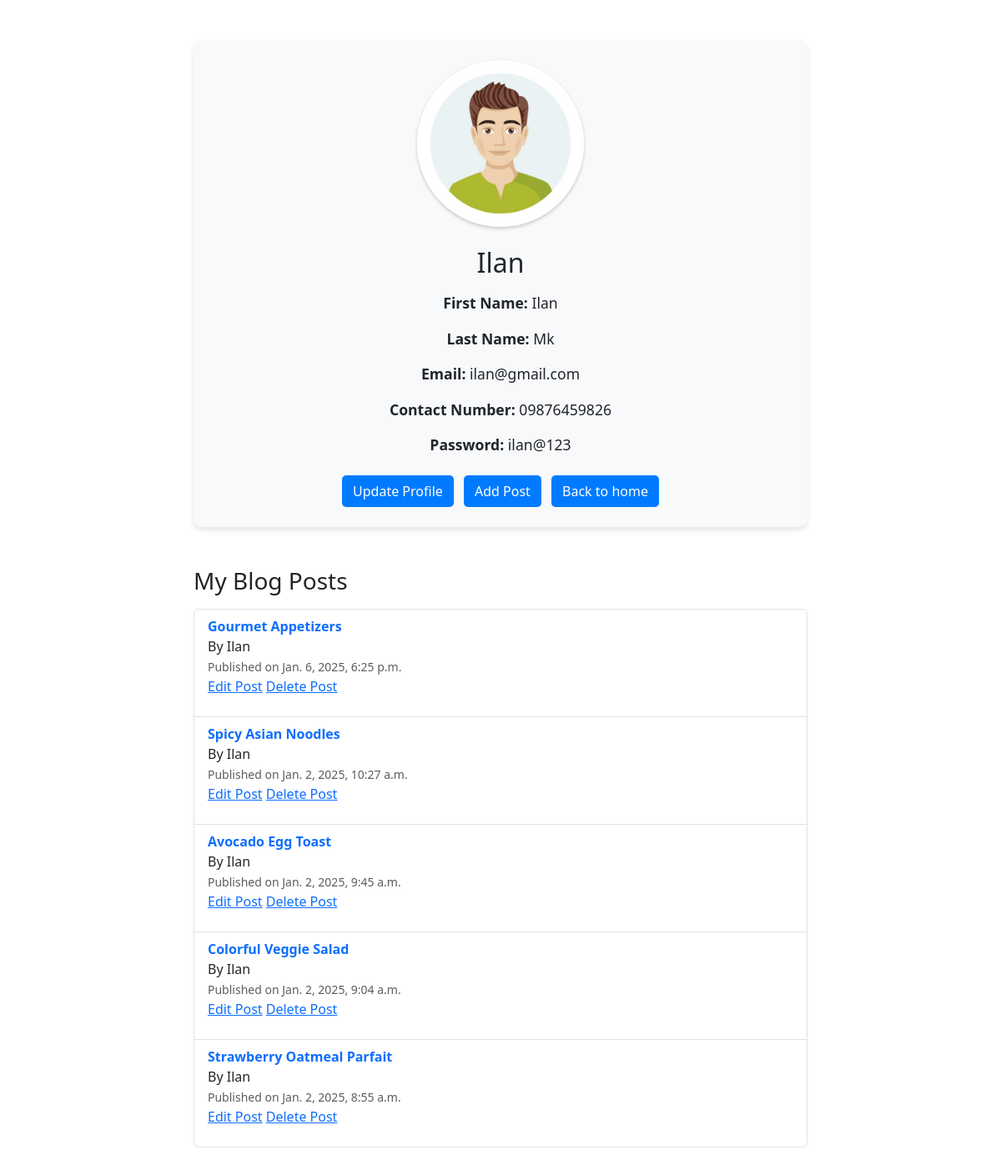
The app's page /profileview/3/ (signed in) with its own data.
### blogapp/models.py (models this page shows, shortened)
class ProfileUser(models.Model):
    username = models.OneToOneField(User,on_delete=models.CASCADE,null=True)
    first_name = models.CharField(max_length=200,null=True)
    last_name = models.CharField(max_length=200,null=True)
    email = models.EmailField(null=True)
    profile_pic = models.ImageField(upload_to="media",null=True)
    contact_number = models.CharField(max_length=15,null=True)
    password1 = models.CharField(max_length=15)
    password2 = models.CharField(max_length=15)

class Post(models.Model):
    title = models.CharField(max_length=200)
    author = models.ForeignKey(User,on_delete=models.CASCADE)
    image = models.ImageField(upload_to="media",null=True)
    content = models.TextField()
    date_posted = models.DateTimeField(default=timezone.now)

### blogapp/views.py (the view)
# urls.py: path('profileview/<int:pk>/',views.ProfileView,name="profileview"),
@login_required
def ProfileView(request,pk):
    profile=ProfileUser.objects.get(pk=pk)
    if profile.username != request.user:
        return redirect('')
    posts=Post.objects.filter(author=profile.username).order_by('-date_posted')
    return render(request,"blog/profileview.html",{"profile":profile,"posts":posts})

### templates/blog/profileview.html (shortened to what this page needs)
<!DOCTYPE html>
{% load static %}
<html lang="en">
<head>
    <link href="https://cdn.jsdelivr.net/npm/bootstrap@5.3.0-alpha1/dist/css/bootstrap.min.css" rel="stylesheet">
</head>
<body>
    <div class="container py-5">
        <div class="row justify-content-center">
            <div class="col-md-8">
                <div class="profile-card border-warning p-4">
                    <div class="text-center mb-4">
                        <img
                            src="{{ profile.profile_pic.url }}"
                            alt="Profile Picture"
                            class="profile-image">
                    </div>
                    <div class="info-section">
                        <h2 class="mb-3">{{ profile.username }}</h2>
                        <p class="detail-item"><strong>First Name:</strong> {{ profile.first_name }}</p>
                        <p class="detail-item"><strong>Last Name:</strong> {{ profile.last_name }}</p>
                        <p class="detail-item"><strong>Email: </strong> {{ profile.email }}</p>
                        <p class="detail-item"><strong>Contact Number:</strong> {{ profile.contact_number }}</p>
                        <p class="detail-item"><strong>Password:</strong> {{ profile.password1 }}</p>
                        <div class="mt-4">
                            <a href="{% url 'update_profile' request.user.profileuser.pk %}" class="btn btn-custom">Update Profile</a>
                            <a href="{% url 'create_post' %}" class="btn btn-custom ms-2">Add Post</a>
                            <a href="{% url 'bloglist' %}" class="btn btn-custom ms-2">Back to home</a>
                        </div>
                    </div>
                </div>
                <div class="mt-5">
                    <h3 class="mb-3">My Blog Posts</h3>
                        <ul class="list-group">
                            {% for post in posts %}
                                <li class="list-group-item">
                                    <a href="{% url 'view_post' post.id %}" class="text-decoration-none">
                                        <strong>{{ post.title }}</strong>
                                    </a>
                                    <p class="mb-0">By {{post.author.username}}</p>
                                    <small class="text-muted">Published on {{ post.date_posted }}</small>
                                          <p>
                                              <a href="{% url 'post_update' post.id %}">Edit Post</a>
                                              <a href="{% url 'post_delete' post.id %}">Delete Post</a>
                                          </p>
                                </li>
                            {% empty %}
                            <li class="list-group-item">
                                No posts available
                            </li>
                            {% endfor %}
                        </ul>
                </div>
            </div>
        </div>
    </div>
</body>
</html>

### templates/blog/profileview.html (style rules this page uses)
.profile-card { background: #f8f9fa; border-radius: 10px; box-shadow: 0 4px 6px rgba(0, 0, 0, 0.1); }
.profile-image { height: 200px; width: 200px; object-fit: cover; border-radius: 50%; border: 4px solid #fff; box-shadow: 0 2px 4px rgba(0, 0, 0, 0.2); }
.info-section { text-align: center; }
.btn-custom { background-color: #007bff; color: #fff; border-radius: 5px; transition: 0.3s; }
.detail-item { font-size: 1.1rem; }

### records on screen
ProfileUser: profile_pic (picture), username "Ilan", first_name "Ilan", last_name "Mk", email "ilan@gmail.com", contact_number "09876459826", password1 "ilan@123"
Post: title "Gourmet Appetizers", author.username "Ilan", date_posted "Jan. 6, 2025, 6:25 p.m."
Post: title "Spicy Asian Noodles", author.username "Ilan", date_posted "Jan. 2, 2025, 10:27 a.m."
Post: title "Avocado Egg Toast", author.username "Ilan", date_posted "Jan. 2, 2025, 9:45 a.m."
Post: title "Colorful Veggie Salad", author.username "Ilan", date_posted "Jan. 2, 2025, 9:04 a.m."
Post: title "Strawberry Oatmeal Parfait", author.username "Ilan", date_posted "Jan. 2, 2025, 8:55 a.m."
